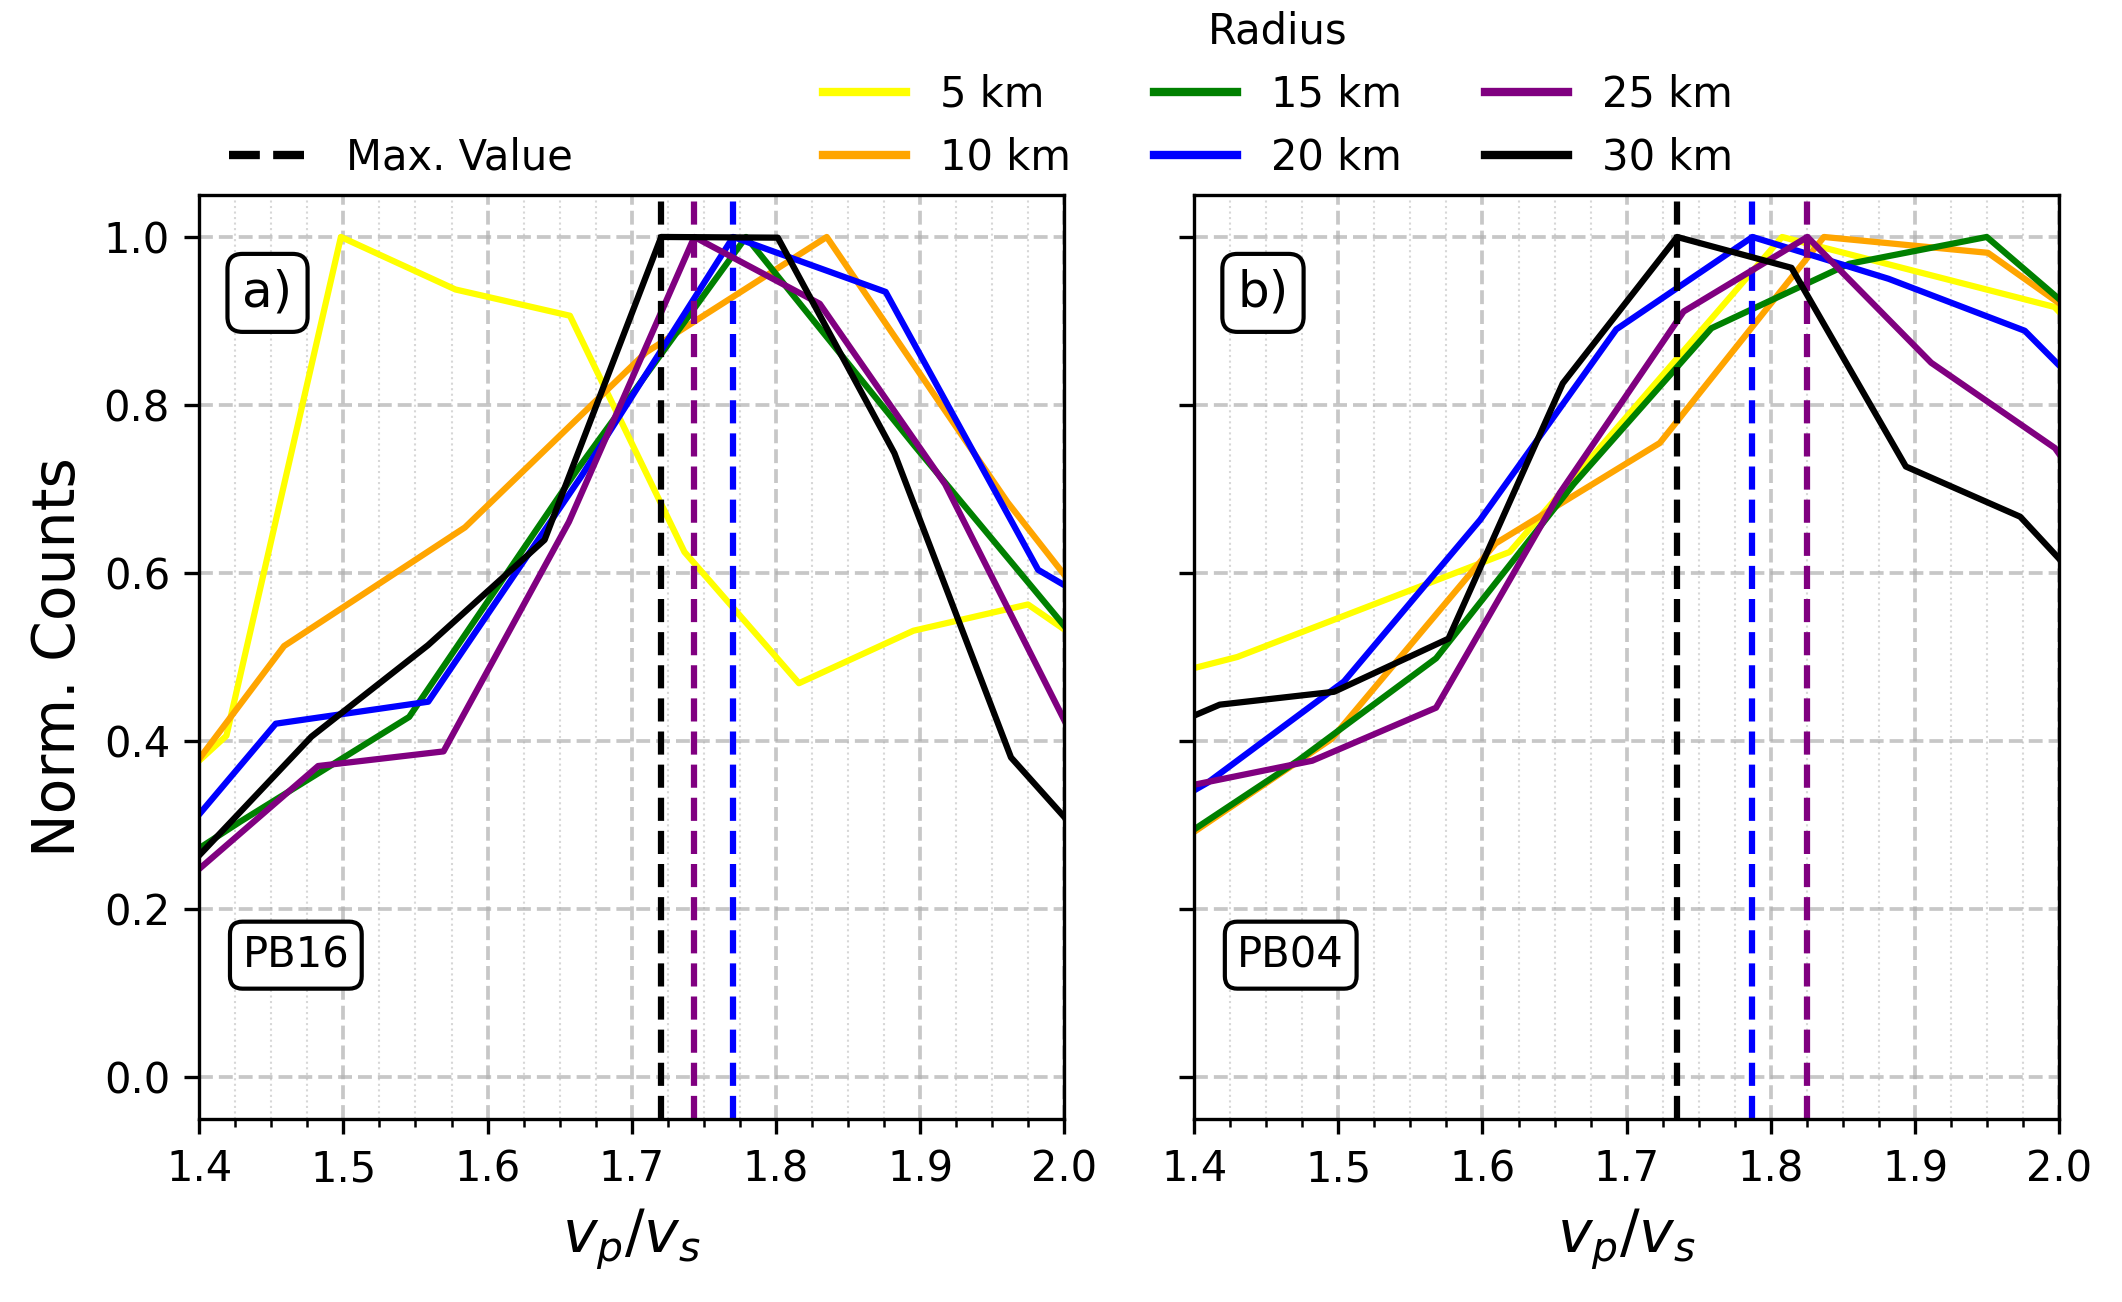

The Python source for this figure:
import matplotlib.pyplot as plt
import os
import string
import numpy as np
import pandas as pd
from SPHighRes.plot.vpvs import plot_vij_histogram_station
from matplotlib.lines import Line2D

# --- NEW GLOBAL FILE CONTAINING ALL STATIONS ---
global_file = "/groups/igonin/ecastillo/CMEZ-SPHighResCatalog/data/vpvs/vpvs_all_stations.h5"
sheng_file = "/groups/igonin/ecastillo/CMEZ-SPHighResCatalog/data/vpvs_sheng/vpvs_all_stations.h5"
# df = pd.read_csv(global_file)

# df_sheng = pd.read_csv(sheng_file)
# df = pd.concat([df, df_sheng], ignore_index=True)

output_path = "/groups/igonin/ecastillo/CMEZ-SPHighResCatalog/paper/sup_fig_2_sheng.png"

# --- COLOR MAPS ---
custom_palette = {
    # "PB37": "#1a3be3",
    # "PB28": "#ad16db",
    # "PB35": "#26fafa",
    # "PB36": "#2dfa26",
    # "SA02": "#f1840f",
    # "PB26": "#f1840f",
    # "PB31": "#f1840f",
    # "PB24": "#0ea024",
    # "WB03": "#ffffff",
    "PB16": "red",
    "PB04": "red",
}

r_color = {
    "5": "yellow", "10": "orange",
    "15": "green", "20": "blue",
    "25": "purple", "30": "black"
}

# --- FIGURE ---
fig, axes = plt.subplots(1, 2, figsize=(8, 4), sharey=True)
rows, cols = 1, 2     # layout definition

# --- Add subplot labels (a), (b) ---
box = dict(boxstyle='round', facecolor='white', alpha=1)
for idx in range(cols):
    axes[idx].text(
        0.05, 0.92,
        f"{string.ascii_lowercase[idx]})",
        ha='left', va='top',
        transform=axes[idx].transAxes,
        fontsize="large", fontweight="normal",
        bbox=box
    )

# ---------------------------------------------------------------------
#                    MAIN LOOP — MEMORY-SAFE FILTERING
# ---------------------------------------------------------------------
chunk_size = 1_000_000   # safe for your node

for n, (station, color_station) in enumerate(custom_palette.items()):

    # pick correct HDF
    hdf_file = sheng_file if station in ["PB04", "PB16"] else global_file

    try:
        df_sta = pd.read_hdf(hdf_file, key=f"station_{station}")
    except Exception as e:
        print(f"Station {station} error: {e}. Skipping...")
        continue

    print(len(df_sta), f"total pairs for station {station}")

    # determine subplot (your layout is 1x2 → only column index matters)
    col = n % 2
    ax = axes[col]

    # loop radius categories (5,10,15...)
    for r_str, color in r_color.items():
        R = float(r_str)

        # --------- Memory-safe filtering in chunks ----------
        filtered_chunks = []
        for start in range(0, len(df_sta), chunk_size):
            chunk = df_sta.iloc[start:start + chunk_size]
            mask = (chunk["r_i"] <= R) & (chunk["r_j"] <= R)
            part = chunk[mask]
            if not part.empty:
                filtered_chunks.append(part)

        if not filtered_chunks:
            continue

        df_r = pd.concat(filtered_chunks, ignore_index=True)

        # --------- IQR 10–90% ----------
        Q1 = df_r["v_ij"].quantile(0.10)
        Q3 = df_r["v_ij"].quantile(0.90)
        iqr_data = df_r[(df_r["v_ij"] >= Q1) & (df_r["v_ij"] <= Q3)]

        # special highlight for R ≥ 20
        max_color = color if r_str in ["20", "25", "30"] else None

        # plot histogram
        plot_vij_histogram_station(
            iqr_data, color=color, ax=ax, max=max_color
        )

    # --- station label ---
    ax.text(
        0.05, 0.2, f"{station}",
        ha="left", va="top",
        transform=ax.transAxes,
        fontsize="medium", fontweight="normal",
        bbox=dict(boxstyle="round", facecolor="white", alpha=1)
    )

# Remove y-labels on second subplot
axes[1].set_ylabel("")

fig.subplots_adjust(wspace=0.15)

# --- LEGENDS ---
legend_elements = [
    Line2D([0], [0], color=color, lw=2, label=f"{key} km")
    for key, color in r_color.items()
]

legend_max = [
    Line2D([0], [0], color="black", lw=2, linestyle="--", label="Max. Value")
]

fig.legend(
    handles=legend_elements,
    ncol=int(len(r_color) / 2),
    loc=(0.38, 0.85),
    frameon=False,
    title="Radius"
)

fig.legend(
    handles=legend_max,
    ncol=1,
    loc=(0.1, 0.85),
    frameon=False
)

plt.savefig(output_path, dpi=300, bbox_inches='tight')
plt.show()